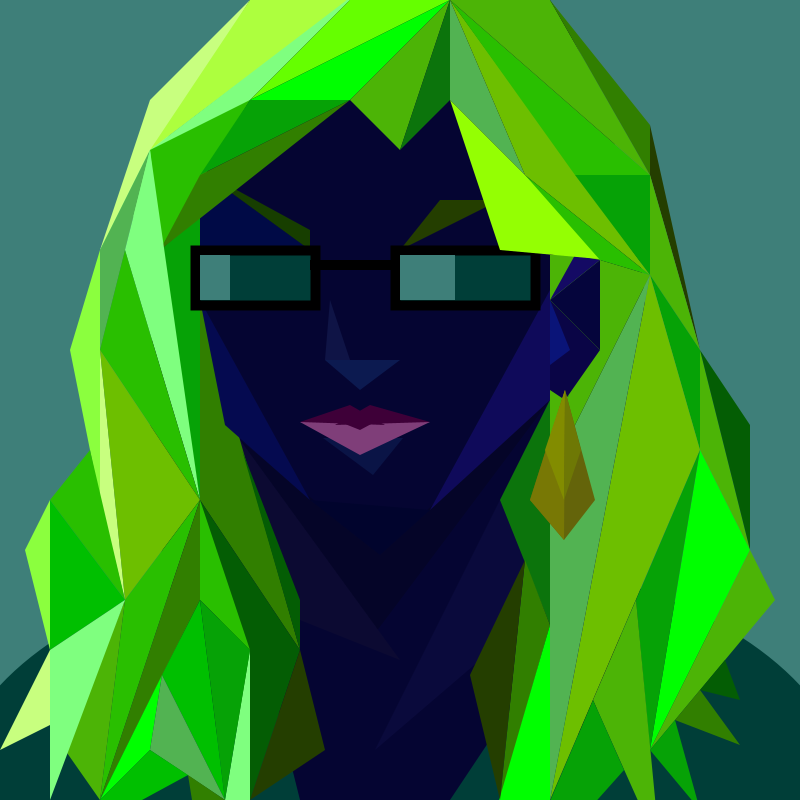
Frame 1 (no input)
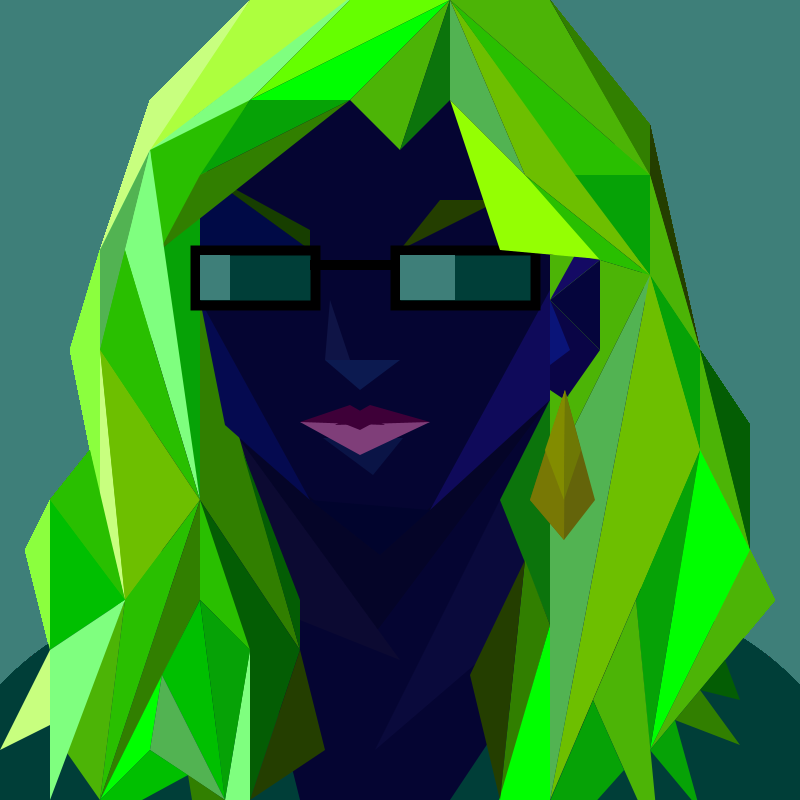
Frame 60 (the mouse pressed at the canvas centre just before this capture)
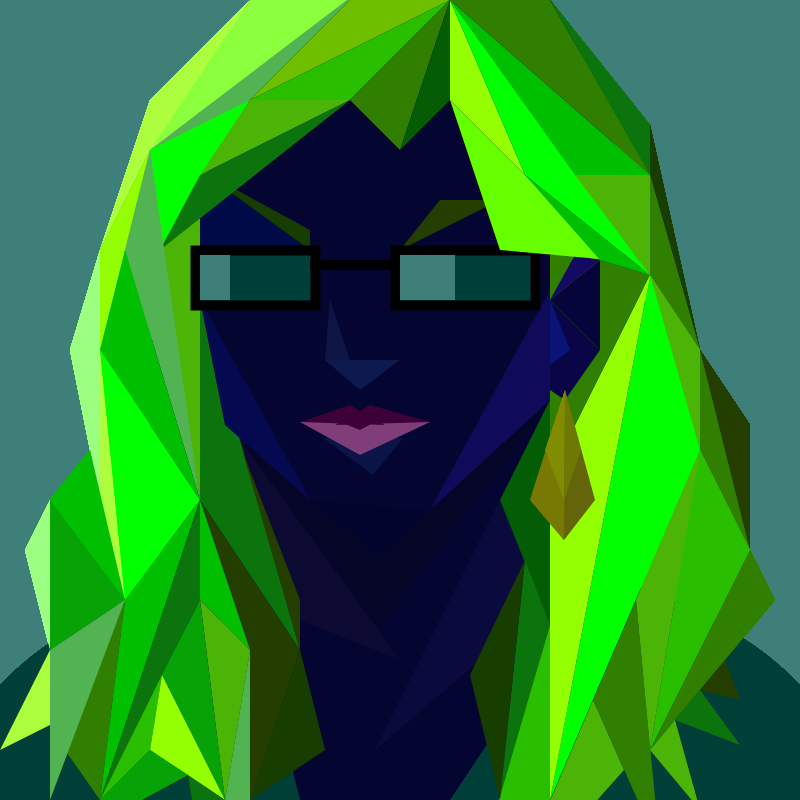
Frame 120 (the mouse held since frame 60 and released just before this capture)

The Processing sketch that drew these frames (run headless with seeded random() and noise(); from frame 60 on, the mouse is pressed at the canvas centre):

// Processing sketch: processing_70567
// ── processing_70567.pde

color green1 = color(0, 62, 0);
color green2 = color(23, 62, 0);
color green3 = color(36, 62, 0);
color green4 = color(12, 116, 12);
color green5 = color(49, 127, 0);
color green6 = color(76, 180, 6);
color green7 = color(6, 162, 6);
color green8 = color(0, 191, 0);
color green9 = color(41, 191, 0);
color green10 = color(0, 255, 0);
color green11 = color(109, 191, 0);
color green12 = color(101, 255, 0);
color green13 = color(148, 255, 3);
color green14 = color(82, 179, 82);
color green15 = color(127, 255, 127);
color green16 = color(157, 255, 129);
color green17 = color(139, 255, 62);
color green18 = color(173, 255, 62);
color green19 = color(200, 255, 127);
color green20 = color(178, 255, 127);
color green21 = color(4, 93, 4);
color blue1 = color(0, 62, 56);
color blue2 = color(62, 127, 121);
color blue3 = color(0, 191, 173);
color blue4 = color(0, 255, 231);
color blue5 = color(62, 255, 237);
color blue6 = color(127, 255, 243);
color blue7 = color(191, 255, 248);
color red1 = color(127, 0, 6);
color red2 = color(173, 9, 21);
color red3 = color(255, 0, 17);
color red4 = color(255, 62, 77);
color red5 = color(255, 127, 136);
color red6 = color(255, 191, 195);
color orange1 = color(255, 256, 6);
color orange2 = color(255, 141, 63);
color orange3 = color(255, 178, 62);
color orange4 = color(254, 178, 127);
color purple1 = color(62, 0, 56);
color purple2 = color(127, 62, 121);
color purple3 = color(191, 0, 173);
color purple4 = color(255, 0, 231);
color purple5 = color(255, 62, 238);
color purple6 = color(255, 127, 243);
color purple7 = color(255, 191, 249);
color yellow1 = color(255, 223, 0);
color yellow2 = color(255, 231, 63); 
color yellow3 = color(255, 239, 127); 
color yellow4 = color(255, 247, 191);
color used1 = color(5, 60, 50);
color used2 = color(5, 5, 50);
color used3 = color(10, 10, 60);
color used4 = color(0, 10, 70);
color used5 = color(5, 5, 40);
color used6 = color(12, 10, 50);
color used7 = color(10, 20, 70);
color used8 = color(5, 10, 80);
color used9 = color(15, 10, 90);
color used10 = color(1, 4, 45);
color used11 = color(12, 26, 80);
color used12 = color(15, 20, 70);
color used13 = color(10, 5, 70);
color used14 = color(5, 5, 60);
color used15 = color(10, 20, 120);
color used16 = color(20, 10, 100);
color used17 = color(50, 10, 60);
color used18 = color(70, 10, 60);
color used19 = color(25, 80, 60);
color used20 = color(25, 100, 70);
color used21 = color(100, 100, 10);
color used22 = color(120, 120, 5);
color used23 = color(130, 140, 0);
color used24 = color(110, 120, 5);


int i = 0;

void setup () {
  size(800, 800);
  noStroke();
  background(blue2);
} 


void draw() {
  i = i + 1; 

  //if (i>150) {
  //fill(purple1);
  //ellipse(0, 0, 1300, 1300);
  //}

  //if (i>100) {
  //fill(purple2);
  //ellipse(0, 0, 1100, 1100);
  //}

  //if (i>1) {
  //fill(purple3);
  //ellipse(0, 0, 900, 900);
  //}

  fill(blue1);
  ellipse(400, 800, 900, 500);

  fill(used2);
  ellipse(400, 400, 500, 1000);

  fill(blue1);
  triangle(200, 800, 300, 800, 250, 600);

  fill(blue1);
  triangle(450, 800, 600, 800, 550, 650);

  fill(used3);
  triangle(550, 400, 375, 750, 550, 600);

  fill(used4);
  triangle(310, 250, 200, 250, 200, 170);

  fill(used5);
  triangle(240, 440, 370, 620, 400, 570);

  fill(used5);
  triangle(370, 640, 550, 400, 360, 570);

  fill(used6);
  triangle(240, 440, 250, 600, 400, 660);

  fill(used7);
  triangle(323, 438, 373, 475, 403, 438);

  fill(green2);
  triangle(310, 250, 200, 170, 310, 230);

  fill(green3);
  triangle(400, 250, 440, 200, 500, 200); 


  if (i<100) {
    fill(green19);
  }
  if (i>100) {
    fill(green18);
  }
  if (i>150) {
    fill(green17);
  }
  triangle(150, 100, 250, 0, 100, 250);


  if (i<100) {
    fill(green18);
  }
  if (i>100) {
    fill(green17);
  }
  if (i>150) {
    fill(green16);
  }
  triangle(250, 0, 350, 0, 150, 150);


  if (i<100) {
    fill(green15);
  }
  if (i>100) {
    fill(green14);
  }
  if (i>150) {
    fill(green13);
  }
  triangle(360, -10, 150, 150, 100, 250);


  if (i<100) {
    fill(green12);
  }
  if (i>100) {
    fill(green11);
  }
  if (i>150) {
    fill(green10);
  }
  triangle(350, 0, 450, 0, 250, 100);


  if (i<100) {
    fill(green14);
  }
  if (i>100) {
    fill(green13);
  }
  if (i>150) {
    fill(green12);
  }
  triangle(150, 150, 100, 250, 100, 350);


  if (i<100) {
    fill(green7);
  }
  if (i>100) {
    fill(green6);
  }
  if (i>150) {
    fill(green5);
  }
  triangle(160, 250, 200, 216, 200, 500);


  if (i<100) {
    fill(green9);
  }
  if (i>100) {
    fill(green10);
  }
  if (i>150) {
    fill(green11);
  }
  triangle(150, 150, 160, 250, 250, 100);


  if (i<100) {
    fill(green6);
  }
  if (i>100) {
    fill(green5);
  }
  if (i>150) {
    fill(green4);
  }
  triangle(550, 475, 550, 255, 602, 255);


  if (i<100) {
    fill(green10);
  }
  if (i>100) {
    fill(green9);
  }
  if (i>150) {
    fill(green8);
  }
  triangle(450, 0, 250, 100, 350, 100);


  if (i<100) {
    fill(green6);
  }
  if (i>100) {
    fill(green5);
  }
  if (i>150) {
    fill(green4);
  }
  triangle(450, 0, 350, 100, 400, 150);


  if (i<100) {
    fill(green4);
  }
  if (i>100) {
    fill(green21);
  }
  if (i>150) {
    fill(green3);
  }
  triangle(450, 0, 400, 150, 450, 100);


  if (i<100) {
    fill(green14);
  }
  if (i>100) {
    fill(green13);
  }
  if (i>150) {
    fill(green12);
  }
  triangle(450, 0, 450, 100, 525, 175);


  if (i<100) {
    fill(green11);
  }
  if (i>100) {
    fill(green10);
  }
  if (i>150) {
    fill(green9);
  }
  triangle(450, 0, 525, 175, 650, 275);


  if (i<100) {
    fill(green9);
  }
  if (i>100) {
    fill(green8);
  }
  if (i>150) {
    fill(green7);
  }
  triangle(450, 0, 575, 175, 650, 175);


  if (i<100) {
    fill(green7);
  }
  if (i>100) {
    fill(green6);
  }
  if (i>150) {
    fill(green5);
  }
  triangle(575, 175, 650, 175, 650, 275);


  if (i<100) {
    fill(green6);
  }
  if (i>100) {
    fill(green5);
  }
  if (i>150) {
    fill(green4);
  }
  triangle(450, 0, 550, 0, 650, 175);


  if (i<100) {
    fill(green5);
  }
  if (i>100) {
    fill(green4);
  }
  if (i>150) {
    fill(green21);
  }
  triangle(550, 0, 650, 125, 650, 175);


  if (i<100) {
    fill(green7);
  }
  if (i>100) {
    fill(green6);
  }
  if (i>150) {
    fill(green5);
  }
  triangle(250, 100, 200, 175, 350, 100);


  if (i<100) {
    fill(green5);
  }
  if (i>100) {
    fill(green4);
  }
  if (i>150) {
    fill(green21);
  }
  triangle(350, 100, 200, 175, 160, 250);


  if (i<100) {
    fill(green15);
  }
  if (i>100) {
    fill(green14);
  }
  if (i>150) {
    fill(green13);
  }
  triangle(150, 150, 125, 250, 200, 500);


  if (i<100) {
    fill(green17);
  }
  if (i>100) {
    fill(green16);
  }
  if (i>150) {
    fill(green15);
  } 
  triangle(100, 250, 70, 350, 100, 500);


  if (i<100) {
    fill(green9);
  }
  if (i>100) {
    fill(green8);
  }
  if (i>150) {
    fill(green7);
  } 
  triangle(125, 250, 100, 350, 200, 500);


  if (i<100) {
    fill(green19);
  }
  if (i>100) {
    fill(green18);
  }
  if (i>150) {
    fill(green17);
  } 
  triangle(100, 350, 100, 500, 125, 600);


  if (i<100) {
    fill(green11);
  }
  if (i>100) {
    fill(green10);
  }
  if (i>150) {
    fill(green9);
  } 
  triangle(100, 350, 125, 600, 200, 500);


  if (i<100) {
    fill(green5);
  }
  if (i>100) {
    fill(green4);
  }
  if (i>150) {
    fill(green21);
  } 
  triangle(200, 300, 200, 500, 300, 650);


  if (i<100) {
    fill(green9);
  }
  if (i>100) {
    fill(green8);
  }
  if (i>150) {
    fill(green7);
  } 
  triangle(90, 450, 50, 500, 125, 600);


  if (i<100) {
    fill(green8);
  }
  if (i>100) {
    fill(green7);
  }
  if (i>150) {
    fill(green6);
  } 
  triangle(50, 500, 125, 600, 50, 650);


  if (i<100) {
    fill(green9);
  }
  if (i>100) {
    fill(green8);
  }
  if (i>150) {
    fill(green7);
  } 
  triangle(200, 500, 125, 600, 100, 800);


  if (i<100) {
    fill(green6);
  }
  if (i>100) {
    fill(green5);
  }
  if (i>150) {
    fill(green4);
  } 
  triangle(125, 600, 65, 750, 100, 800);


  if (i<100) {
    fill(green5);
  }
  if (i>100) {
    fill(green4);
  }
  if (i>150) {
    fill(green21);
  } 
  triangle(200, 500, 200, 600, 100, 800);


  if (i<100) {
    fill(green15);
  }
  if (i>100) {
    fill(green14);
  }
  if (i>150) {
    fill(green13);
  } 
  triangle(50, 650, 125, 600, 50, 800);


  if (i<100) {
    fill(green17);
  }
  if (i>100) {
    fill(green16);
  }
  if (i>150) {
    fill(green15);
  } 
  triangle(25, 550, 50, 500, 50, 650);


  if (i<100) {
    fill(green19);
  }
  if (i>100) {
    fill(green18);
  }
  if (i>150) {
    fill(green17);
  } 
  triangle(50, 650, 0, 750, 50, 725);


  if (i<100) {
    fill(green21);
  }
  if (i>100) {
    fill(green3);
  }
  if (i>150) {
    fill(green2);
  } 
  triangle(300, 650, 200, 500, 250, 800);


  if (i<100) {
    fill(green15);
  }
  if (i>100) {
    fill(green14);
  }
  if (i>150) {
    fill(green13);
  } 
  triangle(250, 650, 225, 800, 250, 900);


  if (i<100) {
    fill(green9);
  }
  if (i>100) {
    fill(green8);
  }
  if (i>150) {
    fill(green7);
  } 
  triangle(200, 500, 200, 600, 250, 650);


  if (i<100) {
    fill(green7);
  }
  if (i>100) {
    fill(green6);
  }
  if (i>150) {
    fill(green5);
  }
  triangle(200, 600, 250, 650, 225, 800);


  if (i<100) {
    fill(green8);
  }
  if (i>100) {
    fill(green7);
  }
  if (i>150) {
    fill(green6);
  } 
  triangle(200, 600, 162, 675, 225, 800);


  if (i<100) {
    fill(green10);
  }
  if (i>100) {
    fill(green9);
  }
  if (i>150) {
    fill(green8);
  } 
  triangle(100, 800, 150, 750, 162, 675);


  if (i<100) {
    fill(green14);
  }
  if (i>100) {
    fill(green13);
  }
  if (i>150) {
    fill(green12);
  } 
  triangle(162, 675, 225, 800, 150, 750);


  if (i<100) {
    fill(green8);
  }
  if (i>100) {
    fill(green7);
  }
  if (i>150) {
    fill(green6);
  } 
  triangle(150, 750, 50, 850, 188, 775);


  if (i<100) {
    fill(green5);
  }
  if (i>100) {
    fill(green4);
  }
  if (i>150) {
    fill(green21);
  } 
  triangle(188, 775, 200, 850, 225, 800);


  if (i<100) {
    fill(green3);
  }
  if (i>100) {
    fill(green2);
  }
  if (i>150) {
    fill(green1);
  } 
  triangle(300, 650, 250, 800, 325, 750);


  if (i<100) {
    fill(green21);
  }
  if (i>100) {
    fill(green3);
  }
  if (i>150) {
    fill(green2);
  } 
  triangle(242, 450, 300, 600, 300, 650);


  if (i<100) {
    fill(green3);
  }
  if (i>100) {
    fill(green2);
  }
  if (i>150) {
    fill(green1);
  } 
  triangle(650, 125, 650, 175, 700, 350);


  if (i<100) {
    fill(green6);
  }
  if (i>100) {
    fill(green5);
  }
  if (i>150) {
    fill(green4);
  } 
  triangle(650, 175, 650, 275, 700, 350);


  if (i<100) {
    fill(green7);
  }
  if (i>100) {
    fill(green6);
  }
  if (i>150) {
    fill(green5);
  } 
  triangle(650, 275, 700, 450, 700, 350);


  if (i<100) {
    fill(green11);
  }
  if (i>100) {
    fill(green10);
  }
  if (i>150) {
    fill(green9);
  } 
  triangle(650, 275, 700, 450, 550, 800);


  if (i<100) {
    fill(green14);
  }
  if (i>100) {
    fill(green13);
  }
  if (i>150) {
    fill(green12);
  } 
  triangle(650, 275, 550, 475, 550, 800);


  if (i<100) {
    fill(green6);
  }
  if (i>100) {
    fill(green5);
  }
  if (i>150) {
    fill(green4);
  }
  triangle(700, 350, 700, 450, 750, 550);


  if (i<100) {
    fill(green21);
  }
  if (i>100) {
    fill(green3);
  }
  if (i>150) {
    fill(green2);
  } 
  triangle(700, 350, 750, 425, 750, 550);


  if (i<100) {
    fill(green10);
  }
  if (i>100) {
    fill(green9);
  }
  if (i>150) {
    fill(green8);
  } 
  triangle(750, 550, 700, 450, 650, 750);


  if (i<100) {
    fill(green7);
  }
  if (i>100) {
    fill(green6);
  }
  if (i>150) {
    fill(green5);
  } 
  triangle(700, 450, 650, 750, 636, 600);


  if (i<100) {
    fill(green6);
  }
  if (i>100) {
    fill(green5);
  }
  if (i>150) {
    fill(green4);
  } 
  triangle(636, 600, 660, 850, 593, 700);


  if (i<100) {
    fill(green6);
  }
  if (i>100) {
    fill(green5);
  }
  if (i>150) {
    fill(green4);
  } 
  triangle(750, 550, 650, 750, 775, 600);


  if (i<100) {
    fill(green7);
  }
  if (i>100) {
    fill(green6);
  }
  if (i>150) {
    fill(green5);
  } 
  triangle(650, 750, 675, 720, 700, 810);


  if (i<100) {
    fill(green7);
  }
  if (i>100) {
    fill(green6);
  }
  if (i>150) {
    fill(green5);
  } 
  triangle(593, 700, 508, 900, 624, 770);


  if (i<100) {
    fill(green5);
  }
  if (i>100) {
    fill(green4);
  }
  if (i>150) {
    fill(green21);
  } 
  triangle(675, 720, 740, 745, 700, 690);


  if (i<100) {
    fill(green21);
  }
  if (i>100) {
    fill(green3);
  }
  if (i>150) {
    fill(green2);
  } 
  triangle(700, 690, 740, 700, 725, 660);


  if (i<100) {
    fill(green6);
  }
  if (i>100) {
    fill(green5);
  }
  if (i>150) {
    fill(green4);
  } 
  triangle(650, 275, 550, 475, 600, 260);


  if (i<100) {
    fill(green4);
  }
  if (i>100) {
    fill(green21);
  }
  if (i>150) {
    fill(green3);
  } 
  triangle(550, 400, 550, 625, 500, 500);


  if (i<100) {
    fill(green5);
  }
  if (i>100) {
    fill(green4);
  }
  if (i>150) {
    fill(green21);
  } 
  triangle(550, 625, 525, 560, 500, 800);


  if (i<100) {
    fill(green10);
  }
  if (i>100) {
    fill(green9);
  }
  if (i>150) {
    fill(green8);
  } 
  triangle(550, 625, 550, 800, 470, 900);


  if (i<100) {
    fill(green3);
  }
  if (i>100) {
    fill(green2);
  }
  if (i>150) {
    fill(green1);
  } 
  triangle(525, 560, 500, 800, 470, 675);


  fill(used8);
  triangle(200, 300, 225, 425, 310, 500);

  fill(used9);
  triangle(550, 290, 550, 400, 430, 510);

  fill(used10);
  triangle(310, 500, 430, 510, 380, 555);

  fill(used11);
  triangle(325, 360, 360, 390, 400, 360);

  fill(used12);
  triangle(325, 360, 330, 300, 350, 360);

  fill(used13);
  quad(550, 300, 600, 350, 565, 400, 550, 390);

  fill(used14);
  triangle(550, 300, 600, 260, 600, 350);

  fill(used15);
  triangle(550, 365, 550, 300, 570, 350);

  fill(used16);
  triangle(550, 300, 600, 260, 575, 255);

  fill(purple2);
  triangle(360, 455, 300, 422, 430, 422);

  fill(purple1);
  triangle(300, 422, 385, 425, 350, 405);

  fill(purple1);
  triangle(430, 422, 370, 405, 335, 425);

  fill(purple1);
  triangle(375, 422, 340, 422, 360, 430); 

  strokeWeight(10);
  stroke(0);
  fill(blue1);
  rect(195, 250, 120, 55);
  rect(395, 250, 140, 55);

  noStroke();
  fill(0);
  rect(310, 260, 90, 10);

  fill(blue2);
  rect(200, 255, 30, 45);
  rect(400, 255, 55, 45);


  if (i<100) {
    fill(green13);
  }
  if (i>100) {
    fill(green12);
  }
  if (i>150) {
    fill(green11);
  }  
  triangle(450, 100, 500, 250, 610, 260);


  if (i<100) {
    fill(green9);
  }

  if (i>100) {
    fill(green8);
  }

  if (i>150) {
    fill(green7);
  }  

  triangle(525, 175, 600, 260, 650, 275);


  fill(used21);
  quad(565, 390, 530, 500, 564, 540, 595, 500);

  fill(used22);
  triangle(565, 390, 530, 500, 564, 540);

  fill(used23);
  triangle(564, 500, 545, 450, 565, 390); 

  fill(used24);
  triangle(564, 500, 581, 450, 565, 390);

  //fill(10);
  //quad(550, 500, 564, 512, 576, 500, 564, 480);

  if (i>250) i=0;
}
